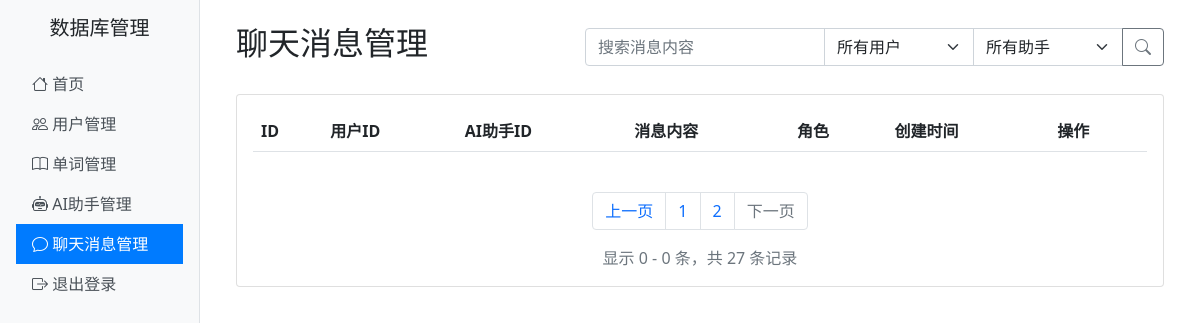
The app's page /admin/chat_messages?page=4&per_page=20 (signed in), older data.
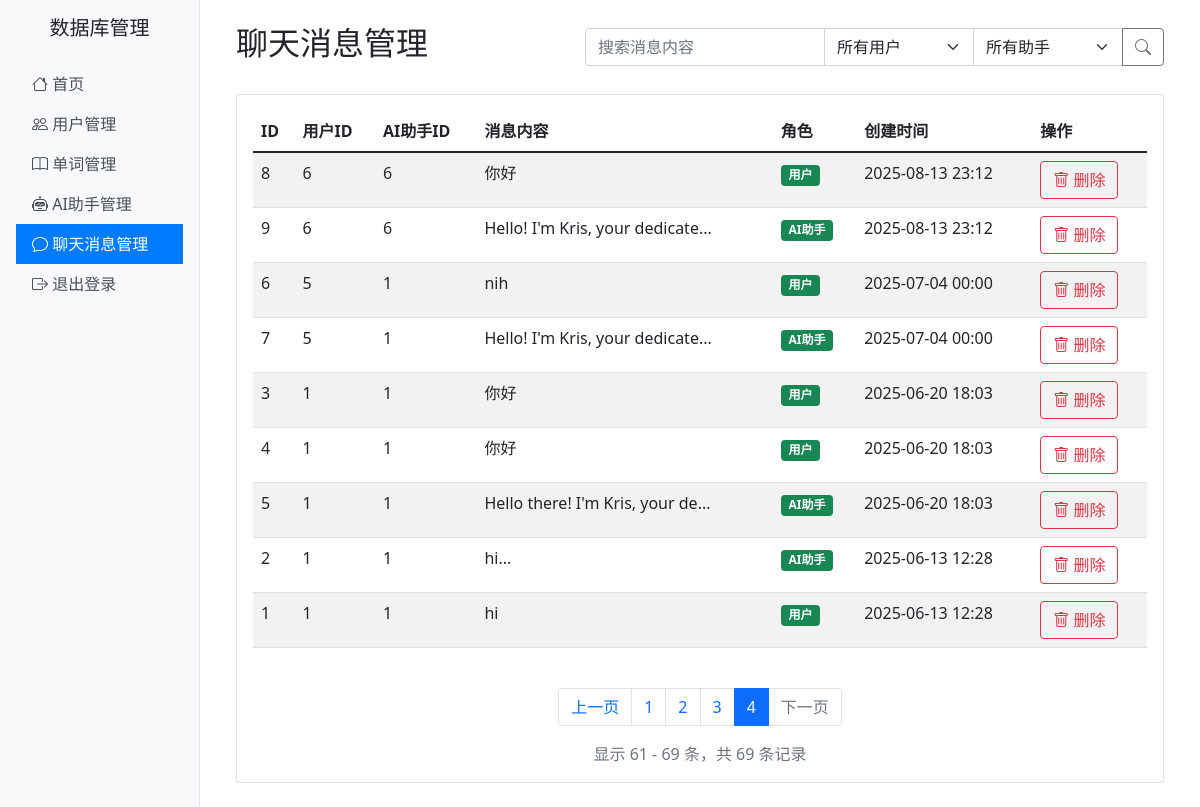
The same page, newer data.
### sql_alchemy.py (models this page shows)
class ChatMessage(db.Model):
    __tablename__ = 'chat_messages'
    message_id = db.Column(db.Integer, primary_key=True)
    user_id = db.Column(db.Integer, db.ForeignKey('user.user_id'), nullable=False)
    agent_id = db.Column(db.Integer, db.ForeignKey('ai_agent.agent_id'), nullable=False)
    sender_type = db.Column(db.String(10), nullable=False)  # 'user' or 'agent'
    content = db.Column(db.Text, nullable=False)
    tokens = db.Column(db.Integer, default=0)
    created_at = db.Column(db.DateTime, default=datetime.now())

### views/admin/__init__.py (the view)
@admin_bp.route('/chat_messages')
@login_required
def list_chat_messages():
    page = request.args.get('page', 1, type=int)
    per_page = request.args.get('per_page', 20, type=int)
    search = request.args.get('search', '')
    user_id = request.args.get('user_id', type=int)
    agent_id = request.args.get('agent_id', type=int)
    query = ChatMessage.query
    if search:
        query = query.filter(ChatMessage.content.ilike(f'%{search}%'))
    if user_id:
        query = query.filter(ChatMessage.user_id == user_id)
    if agent_id:
        query = query.filter(ChatMessage.agent_id == agent_id)
    chat_messages = query.order_by(ChatMessage.created_at.desc()).paginate(
        page=page, per_page=per_page, error_out=False
    )
    users = User.query.with_entities(User.user_id, User.username).all()
    agents = AIAgent.query.with_entities(AIAgent.agent_id, AIAgent.name).all()
    return render_template('admin/chat_messages/list.html',
                         chat_messages=chat_messages,
                         search=search,
                         user_id=user_id,
                         agent_id=agent_id,
                         users=users,
                         agents=agents)

### views/admin/__init__.py (called while the page is built)
def login_required(f):
    from functools import wraps
    @wraps(f)
    def decorated_function(*args, **kwargs):
        if 'admin_logged_in' not in session:
            return redirect(url_for('admin.login'))
        return f(*args, **kwargs)
    return decorated_function

### views/admin/templates/admin/chat_messages/list.html (shortened to what the changed rows need)
{% extends "admin/base.html" %}
{% block content %}
<div class="d-flex justify-content-between align-items-center mb-4">
    <h2>聊天消息管理</h2>
</div>
<div class="card">
    <div class="card-body">
        <div class="table-responsive">
            <table class="table table-striped">
                <thead>
                    <tr>
                        <th>ID</th>
                        <th>用户ID</th>
                        <th>AI助手ID</th>
                        <th>消息内容</th>
                        <th>角色</th>
                        <th>创建时间</th>
                        <th>操作</th>
                    </tr>
                </thead>
                <tbody>
                    {% for message in chat_messages %}
                    <tr>
                        <td>{{ message.message_id }}</td>
                        <td>{{ message.user_id }}</td>
                        <td>{{ message.agent_id }}</td>
                        <td>{{ message.content[:30] }}{% if message.content|length > 30 %}...{% endif %}</td>
                        <td>
                            <span class="badge bg-{{ 'info' if message.role == 'user' else 'success' }}">
                                {{ '用户' if message.sender_type == 'user' else 'AI助手' }}
                            </span>
                        </td>
                        <td>{{ message.created_at.strftime('%Y-%m-%d %H:%M') }}</td>
                        <td>
                            <div class="btn-group btn-group-sm">
                                <form method="POST" action="{{ url_for('admin.delete_chat_message', message_id=message.message_id) }}" onsubmit="return confirm('确定要删除这条聊天消息吗？');">
                                    <button type="submit" class="btn btn-outline-danger">
                                        <i class="bi bi-trash"></i> 删除
                                    </button>
                                </form>
                            </div>
                        </td>
                    </tr>
                    {% endfor %}
                </tbody>
            </table>
        </div>
        {% if chat_messages.pages > 1 %}
        <nav aria-label="Page navigation" class="mt-4">
            <ul class="pagination justify-content-center">
                {% for page_num in chat_messages.iter_pages(left_edge=2, right_edge=2, left_current=2, right_current=2) %}
                    {% if page_num %}
                        {% if page_num == chat_messages.page %}
                        <li class="page-item active">
                            <span class="page-link">{{ page_num }}</span>
                        </li>
                        {% else %}
                        <li class="page-item">
                            <a class="page-link" href="{{ url_for('admin.list_chat_messages', page=page_num, per_page=chat_messages.per_page) }}">{{ page_num }}</a>
                        </li>
                        {% endif %}
                    {% else %}
                        <li class="page-item disabled">
                            <span class="page-link">...</span>
                        </li>
                    {% endif %}
                {% endfor %}
            </ul>
        </nav>
        {% endif %}
        <div class="mt-3 text-center text-muted">
            显示 {{ chat_messages.first }} - {{ chat_messages.last }} 条，共 {{ chat_messages.total }} 条记录
        </div>
    </div>
</div>
{% endblock %}

Row changes from the older to the newer data that the page shows:
now on this page (row unchanged): ChatMessage: message_id "8", user_id "6", agent_id "6", content "你好", sender_type "用户", created_at "2025-08-13 23:12"
now on this page (row edited): ChatMessage: message_id "9", user_id "6", agent_id "6", content "Hello! I'm Kris, your dedicate", sender_type "AI助手", created_at "2025-08-13 23:12"
now on this page (row unchanged): ChatMessage: message_id "6", user_id "5", agent_id "1", content "nih", sender_type "用户", created_at "2025-07-04 00:00"
now on this page (row edited): ChatMessage: message_id "7", user_id "5", agent_id "1", content "Hello! I'm Kris, your dedicate", sender_type "AI助手", created_at "2025-07-04 00:00"
now on this page (row unchanged): ChatMessage: message_id "3", user_id "1", agent_id "1", content "你好", sender_type "用户", created_at "2025-06-20 18:03"
now on this page (row unchanged): ChatMessage: message_id "4", user_id "1", agent_id "1", content "你好", sender_type "用户", created_at "2025-06-20 18:03"
now on this page (row edited): ChatMessage: message_id "5", user_id "1", agent_id "1", content "Hello there! I'm Kris, your de", sender_type "AI助手", created_at "2025-06-20 18:03"
now on this page (row edited): ChatMessage: message_id "2", user_id "1", agent_id "1", content "hi...", sender_type "AI助手", created_at "2025-06-13 12:28"
now on this page (row unchanged): ChatMessage: message_id "1", user_id "1", agent_id "1", content "hi", sender_type "用户", created_at "2025-06-13 12:28"
Text that changed along with them:
{{ chat_messages.first }}: "0" → "61"
{{ chat_messages.last }}: "0" → "69"
{{ chat_messages.total }}: "27" → "69"
new list line: "3"
new list line: "4"
